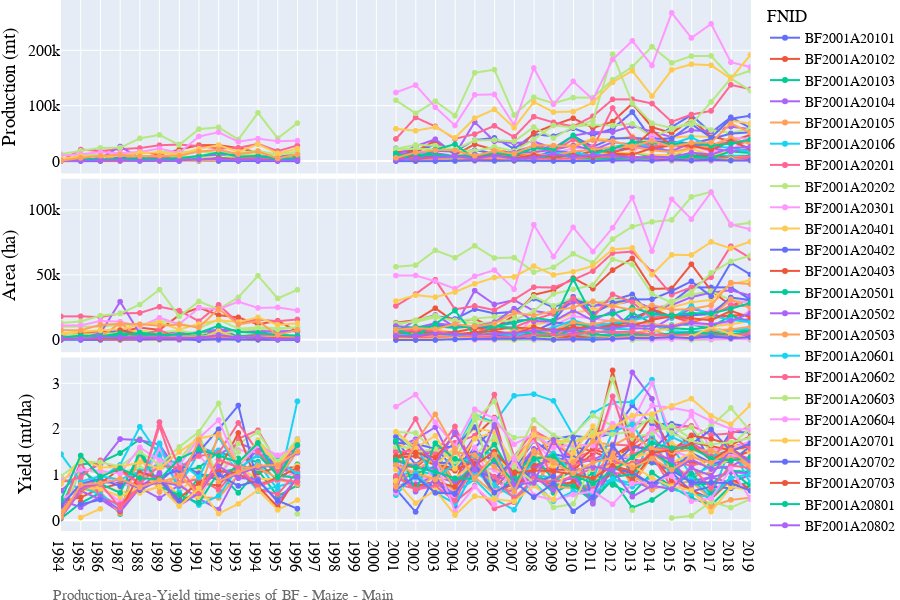
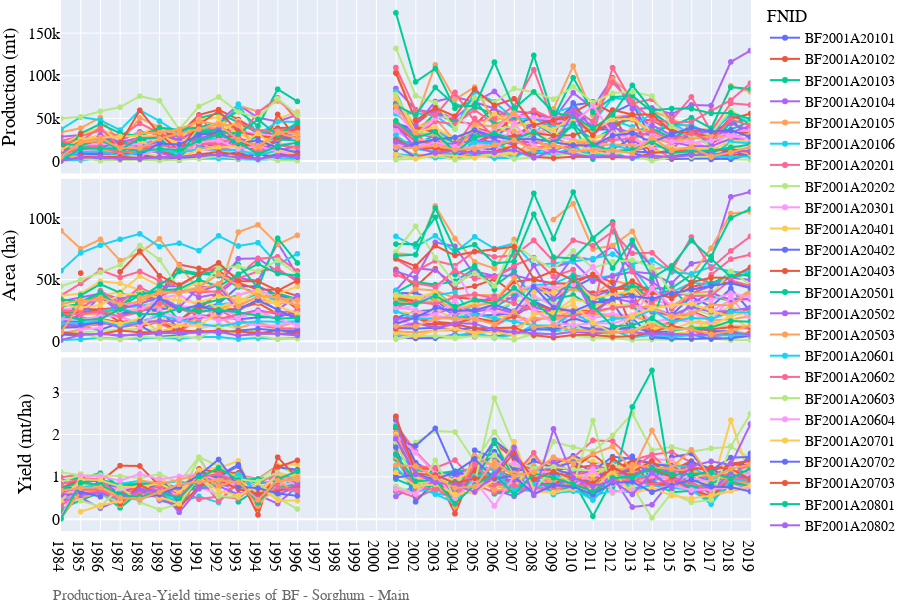
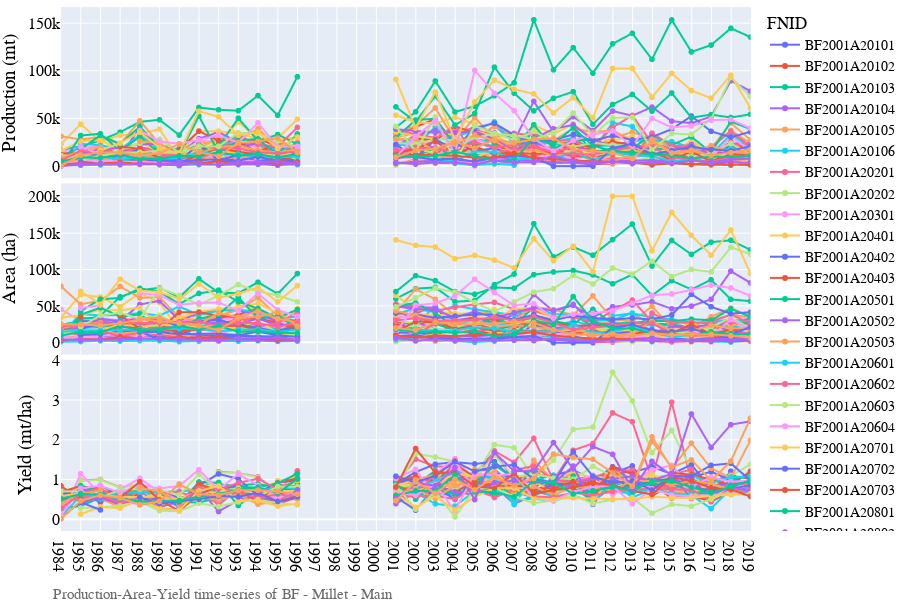

Notebook code cell kept with these figures, in order:
### Code cell
# Lineplot of Production-Area-Yield time-series
country_iso, country_name = 'BF', 'Burkina Faso'
df = pd.read_csv('../data/crop/adm_crop_production_%s.csv' % country_iso, index_col=0)
df['year'] = df['harvest_year']
year = [df['year'].min(), df['year'].max()]
product_season = [
    ['Maize','Main'],
    ['Sorghum','Main'],
    ['Millet','Main'],
]
for product_name, season_name in product_season:
    footnote = 'Production-Area-Yield time-series of %s - %s - %s' % (country_iso, product_name, season_name)
    fn_save = '../figures/%s_line_pay_%s_%s.png' % (country_iso, product_name, season_name)
    sub = df[(df['product'] == product_name) & (df['season_name'] == season_name)]
    fig = PlotLinePAY(sub, year, footnote, fn_save)
    fig.show()
